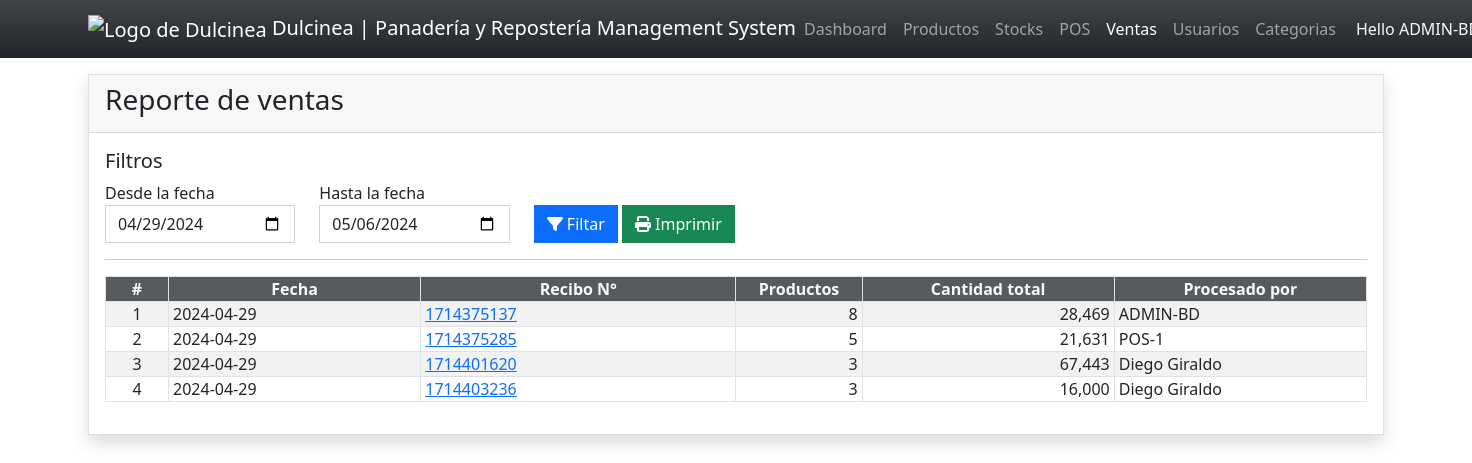
Page /?page=sales_report (signed in) on the committed database.
### tables this page shows
CREATE TABLE `transaction_list` (
  `transaction_id` int(30) NOT NULL,
  `receipt_no` text NOT NULL,
  `total` double NOT NULL DEFAULT 0,
  `tendered_amount` double NOT NULL DEFAULT 0,
  `change` double NOT NULL DEFAULT 0,
  `user_id` int(30) DEFAULT 1,
  `date_added` timestamp NOT NULL DEFAULT current_timestamp()
);

### DBConnection.php (called while the page is built, shortened)
<?php
function format_num($number = '', $decimal = '') {
    if (is_numeric($number)) {
        $ex = explode(".", $number);
        $dec_len = isset($ex[1]) ? strlen($ex[1]) : 0;
        if (!empty($decimal) || is_numeric($decimal)) {
            return number_format($number, $decimal);
        } else {
            return number_format($number, $dec_len);
        }
    } else {
        return 'Entrada invalida.';
    }
}

### sales_report.php (the view, shortened to what this page needs)
<?php
$dfrom = isset($_GET['date_from']) ? $_GET['date_from'] : date("Y-m-d", strtotime(date("Y-m-d") . " -1 week"));
$dto = isset($_GET['date_to']) ? $_GET['date_to'] : date("Y-m-d");
?>
<div class="card rounded-0 shadow">
    <div class="card-header d-flex justify-content-between">
        <h3 class="card-title">Reporte de ventas</h3>
    </div>
    <div class="card-body">
        <h5>Filtros</h5>
        <div class="row align-items-end">
            <div class="form-group col-md-2">
                <label for="date_from" class="control-label">Desde la fecha</label>
                <input type="date" name="date_from" id="date_from" value="<?php echo $dfrom ?>" class="form-control rounded-0">
            </div>
            <div class="form-group col-md-2">
                <label for="date_to" class="control-label">Hasta la fecha</label>
                <input type="date" name="date_to" id="date_to" value="<?php echo $dto ?>" class="form-control rounded-0">
            </div>
            <div class="form-group col-md-4 d-flex">
                <div class="col-auto">
                    <button class="btn btn-primary rounded-0" id="filter" type="button">
                        <i class="fa fa-filter"></i> Filtar
                    </button>
                    <button class="btn btn-success rounded-0" id="print" type="button">
                        <i class="fa fa-print"></i> Imprimir
                    </button>
                </div>
            </div>
        </div>
        <hr>
        <div id="outprint">
            <table class="table table-hover table-striped table-bordered">
                <colgroup>
                    <col width="5%">
                    <col width="20%">
                    <col width="25%">
                    <col width="10%">
                    <col width="20%">
                    <col width="20%">
                </colgroup>
                <thead>
                    <tr class="bg-dark bg-opacity-75 text-light">
                        <th class="text-center p-0">#</th>
                        <th class="text-center p-0">Fecha</th>
                        <th class="text-center p-0">Recibo N°</th>
                        <th class="text-center p-0">Productos</th>
                        <th class="text-center p-0">Cantidad total</th>
                        <th class="text-center p-0">Procesado por</th>
                    </tr>
                </thead>
                <tbody>
                    <?php
                    $user_where = "";
                    $user_qry = $conn->query("SELECT user_id, fullname FROM user_list where user_id in (SELECT user_id FROM  `transaction_list` where date(date_added) between '{$dfrom}' and '{$dto}' {$user_where})");
                    $user_arr = array_column($user_qry->fetch_all(MYSQLI_ASSOC), 'fullname', 'user_id');
                    $sql = "SELECT * FROM  `transaction_list` where date(date_added) between '{$dfrom}' and '{$dto}' {$user_where}  order by unix_timestamp(date_added) asc";
                    $qry = $conn->query($sql);
                    $i = 1;
                    while($row = $qry->fetch_assoc()):
                        $items = $conn->query("SELECT count(transaction_id) as `count` FROM `transaction_items` where transaction_id = '{$row['transaction_id']}' ")->fetch_assoc()['count'];
                    ?>
                    <tr>
                        <td class="text-center p-0"><?php echo $i++; ?></td>
                        <td class="py-0 px-1"><?php echo date("Y-m-d", strtotime($row['date_added'])) ?></td>
                        <td class="py-0 px-1">
                            <a href="javascript:void(0)" class="view_data" data-id="<?php echo $row['transaction_id'] ?>"><?php echo $row['receipt_no'] ?></a>
                        </td>
                        <td class="py-0 px-1 text-end"><?php echo format_num($items) ?></td>
                        <td class="py-0 px-1 text-end"><?php echo format_num($row['total']) ?></td>
                        <td class="py-0 px-1"><?php echo isset($user_arr[$row['user_id']]) ? $user_arr[$row['user_id']] : 'N/A' ?></td>
                    </tr>
                    <?php endwhile; ?>
                </tbody>
            </table>
        </div>
    </div>
</div>

### index.php (style rules this page uses)
:root { --bs-success-rgb:71, 222, 152 !important; // Define un color para el éxito }
html, body { height: 100%; // Establece el alto completo width: 100%; // Establece el ancho completo }
@media screen { body { background-image: url('./images/Backgroud_Dulcinea.jpg'); // Imagen de fondo background-size: 50% 50%; // Ajusta la imagen para que se contenga completamente en el área background-repeat: no-repeat; // No repetir la imagen background-position: center center; // Centrar la imagen backdrop-filter: brightness(0.7); // Filtro de brillo } }

### rows in the picture
transaction_list: date_added "2024-04-29", receipt_no "1714375137", items "8", total "28,469", user "ADMIN-BD"
transaction_list: date_added "2024-04-29", receipt_no "1714375285", items "5", total "21,631", user "POS-1"
transaction_list: date_added "2024-04-29", receipt_no "1714401620", items "3", total "67,443", user "Diego Giraldo"
transaction_list: date_added "2024-04-29", receipt_no "1714403236", items "3", total "16,000", user "Diego Giraldo"
